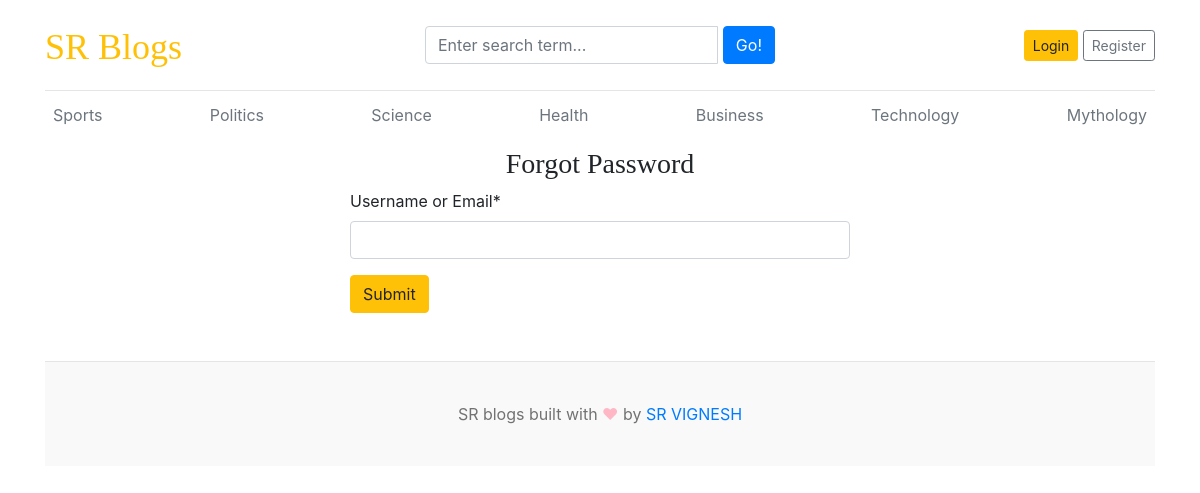
/forgot/, run on the app's committed database.
### blogs/models.py (models this page shows, shortened)
class Category(models.Model):
    category_name=models.CharField(max_length=50,unique=True)
    created_at=models.DateTimeField(auto_now_add=True)
    updated_at=models.DateTimeField(auto_now=True)
    class Meta:
        verbose_name_plural='categories'

### blog_main/views.py (the view)
# urls.py: path('forgot/',views.forgot,name='forgot'),
def forgot(request):
    if request.method=='POST':
        form=ForgotPasswordForm(request.POST)
        if form.is_valid():
            username_or_email=form.cleaned_data.get('username_or_email')
            try:
                user=User.objects.get(username=username_or_email) or User.objects.get(email=username_or_email)
                security=Security.objects.get(user=user)
                request.session['user_id']=user.id
                return redirect('security_check')
            except User.DoesNotExist:
                messages.error(request,"No User found with this username or email.")
            except Security.DoesNotExist:
                messages.error(request,"Security information not found.")
    else:
        form=ForgotPasswordForm()
    context={
        'form':form,
    }
    return render(request,'forgot.html',context)

### blog_main/forms.py
class ForgotPasswordForm(forms.Form):
    username_or_email=forms.CharField(max_length=255,label="Username or Email")

### blogs/context_processors.py (called while the page is built)
def get_categories(request):
    categories=Category.objects.all()
    return dict(categories=categories)

def get_social_links(request):
    social_links=SocialLink.objects.all()
    return dict(social_links=social_links)

### templates/forgot.html (shortened to what this page needs)
{% extends 'base.html' %}
{% block content %}
{% load crispy_forms_tags %}
<h3 class="text-center">Forgot Password</h3>
<form  action="{% url 'forgot' %}" method="POST" style="width:500px; margin:auto;">
    {{ form | crispy }}
    <button type="submit" class="btn btn-warning">Submit</button>
</form>
<br />
<br />
{% endblock %}

### templates/base.html (shortened to what this page needs)
{% load static %}
<!DOCTYPE html>
<html lang="en">
<head>
    <link href="https://getbootstrap.com/docs/4.0/dist/css/bootstrap.min.css" rel="stylesheet">
    <link href="{% static 'css/blog.css' %}" rel="stylesheet">
    <link rel="stylesheet" href="https://stackpath.bootstrapcdn.com/bootstrap/4.5.2/css/bootstrap.min.css">
    <link rel="stylesheet" href="https://cdnjs.cloudflare.com/ajax/libs/font-awesome/5.15.4/css/all.min.css">
    <link rel="stylesheet" href="https://cdnjs.cloudflare.com/ajax/libs/font-awesome/4.7.0/css/font-awesome.min.css">
  </head>
<body>
    <div class="container">
      <header class="blog-header py-3">
        <div class="row flex-nowrap justify-content-between align-items-center">
          <div class="col-4 pt-1">
            <a class="blog-header-logo text-warning" href="/">SR Blogs</a>
          </div>
          <div class="col-4">
            <form action="{% url 'search' %}" method="GET">
                <div class="input-group">
                    <input class="form-control" type="text" name="keyword" value="{{ keyword }}" placeholder="Enter search term..." aria-label="Enter search term..." aria-describedby="button-search" />&nbsp;
                    <button type="submit" class="btn btn-primary" id="button-search" type="button">Go!</button>
                </div>
            </form>
          </div>
          <div class="col-4 d-flex justify-content-end align-items-center">
            {% if not user.is_authenticated %}
            <a class="btn btn-sm btn-warning" href="{% url 'login' %}">Login</a> &nbsp;
            <a class="btn btn-sm btn-outline-secondary" href="{% url 'register' %}">Register</a>
            {% else %}
            <span><a href="{% url 'dashboard' %}">Dashboard</a></span>
            &emsp;
            <span><a href="{% url 'logout' %}">Logout</a></span>
            {% endif %}
          </div>
        </div>
      </header>
      <div class="nav-scroller py-1 mb-2">
        <nav class="nav d-flex justify-content-between">
          {% for category in categories %}
          <a class="p-2 text-muted" href="{% url 'posts_by_category' category.id %}">{{ category.category_name }}</a>
          {% endfor %}
        </nav>
      </div>
{% block content %}
{% endblock %}
<footer class="blog-footer">
    <p>SR blogs built with <span style="color:#FFB7C5;">&#9829;</span> by <a href="#">SR VIGNESH</a></p>
  </footer>
  </body>
  </html>

### blog_main/static/css/blog.css (style rules this page uses)
.blog-header { border-bottom: 1px solid #e5e5e5; }
.blog-header-logo { font-family: "Playfair Display", Georgia, "Times New Roman", serif; font-size: 2.25rem; }
h1, h2, h3, h4, h5, h6 { font-family: "Playfair Display", Georgia, "Times New Roman", serif; }
.blog-footer { padding: 2.5rem 0; color: #727272; text-align: center; background-color: #f9f9f9; border-top: .05rem solid #e5e5e5; }
.blog-footer p:last-child { margin-bottom: 0; }

### data on the page
Category: category_name "Sports"
Category: category_name "Politics"
Category: category_name "Science"
Category: category_name "Health"
Category: category_name "Business"
Category: category_name "Technology"
Category: category_name "Mythology"
